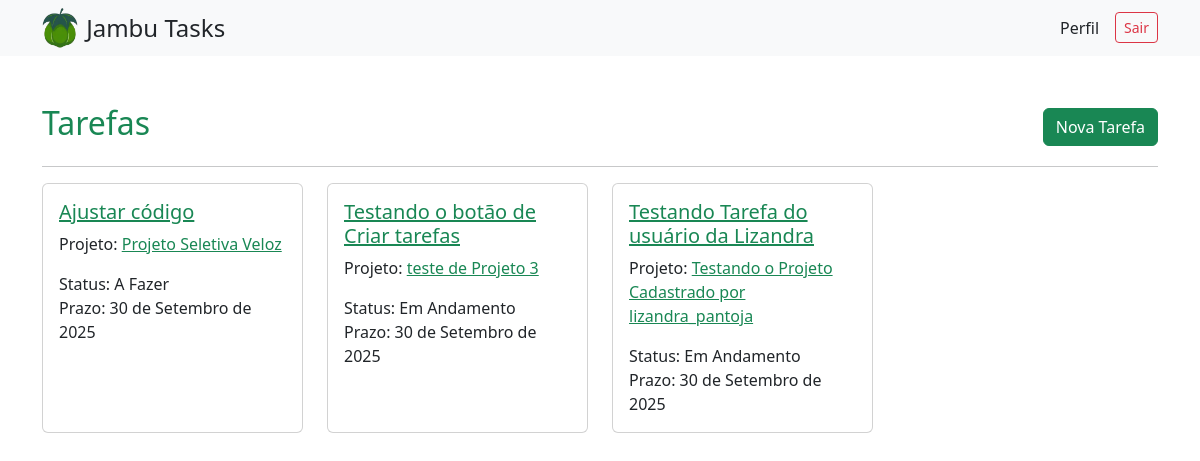
The app's page /tarefas/ (signed in), older data.
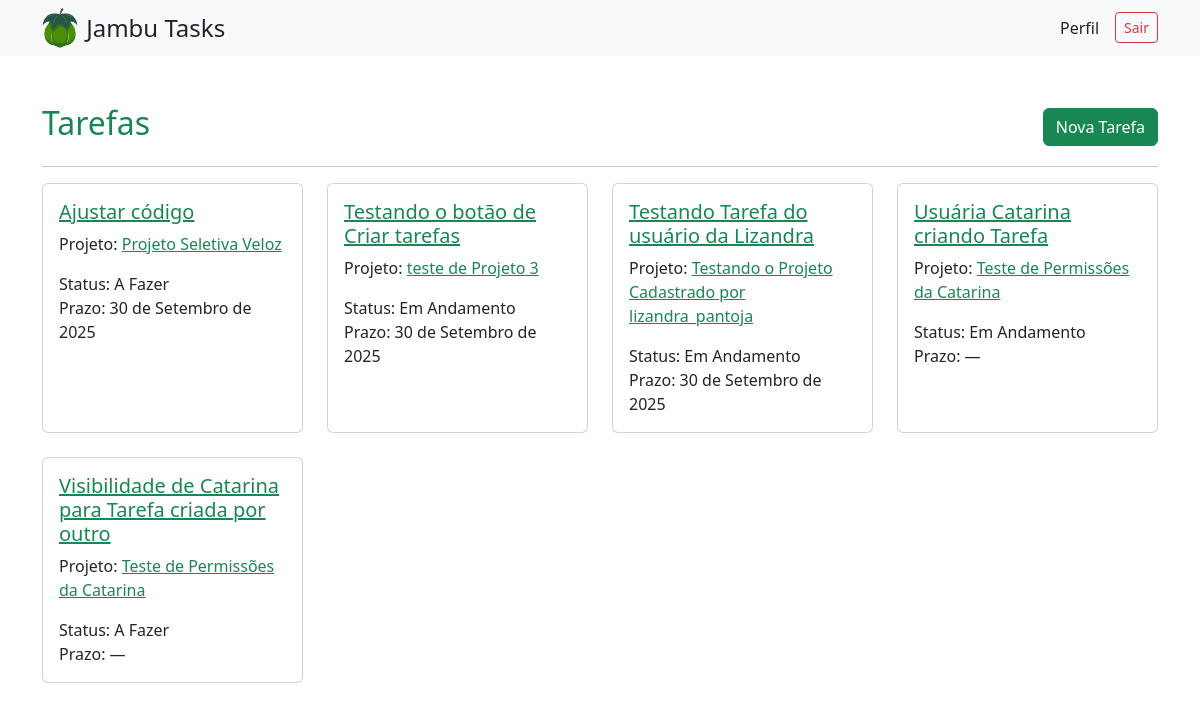
The same page, newer data.
### tarefas/models.py (models this page shows, shortened)
class Tarefa(models.Model):
    STATUS = [
        ('a_fazer', 'A Fazer'),
        ('em_andamento', 'Em Andamento'),
        ('concluida', 'Concluída'),
    ]
    nome = models.CharField("Nome", max_length=200, default="Sem nome")
    detalhes = models.TextField("Detalhes", blank=True)
    projeto = models.ForeignKey(Projeto, on_delete=models.CASCADE, verbose_name="Projeto")
    responsavel = models.ForeignKey(User, on_delete=models.SET_NULL, null=True, blank=True, related_name='minhas_tarefas', verbose_name="Responsável")
    prazo = models.DateField("Prazo", null=True, blank=True)
    status = models.CharField("Status", max_length=20, choices=STATUS, default='a_fazer')
    criado_em = models.DateTimeField("Criado em", auto_now_add=True)

### projetos/models.py (models this page shows, shortened)
class Projeto(models.Model):
    titulo = models.CharField("Título", max_length=200, default="Sem título")
    descricao = models.TextField("Descrição", blank=True)
    participantes = models.ManyToManyField(
        User,
        related_name="projetos",
        blank=True,
        verbose_name="Participantes"
    )
    criador = models.ForeignKey(
        User,
        on_delete=models.SET_NULL,
        null=True,
        related_name='projetos_criados',
        verbose_name="Criador"
    )
    criado_em = models.DateTimeField("Criado em", auto_now_add=True)

### tarefas/views.py (the view)
# urls.py: path('', ListaTarefas.as_view(), name='lista_tarefas'),
class ListaTarefas(LoginRequiredMixin, generic.ListView):
    model = Tarefa
    template_name = 'tarefas/lista_tarefas.html'
    context_object_name = 'tarefas'
    ordering = ['-criado_em']
    permission_required = 'tarefas.view_tarefa'
    def get_queryset(self):
        user = self.request.user
        return Tarefa.objects.filter(
            models.Q(responsavel=user) |  # se a tarefa tem responsável
            models.Q(projeto__criador=user) |  # se o user é criador do projeto
            models.Q(projeto__participantes=user)  # se o user é participante do projeto
        ).distinct()
    def get_context_data(self, **kwargs):
        contexto = super().get_context_data(**kwargs)
        contexto['projetos'] = Projeto.objects.filter(
            models.Q(criador=self.request.user) | models.Q(participantes=self.request.user)
        ).distinct()
        return contexto

### tarefas/templates/tarefas/lista_tarefas.html
{% extends "base.html" %}
{% block content %}
<div class="container mt-4">
  <div class="d-flex justify-content-between align-items-center">
    <h2 class="text-success">Tarefas</h2>
    <a class="btn btn-success" href="{% url 'tarefas:criar_tarefa' %}">Nova Tarefa</a>
  </div>
  <hr>
  <div class="row">
    {% for tarefa in tarefas %}
      <div class="col-md-3 mb-4">
        <div class="card h-100">
          <div class="card-body">
            <h5 class="card-title">
              <a class="text-success" href="{% url 'tarefas:detalhe_tarefa' tarefa.pk %}">{{ tarefa.nome }}</a>
            </h5>
            <p class="card-text">
              Projeto: <a class="text-success" href="{% url 'projetos:detalhe' tarefa.projeto.pk %}">{{ tarefa.projeto.titulo }}</a>
            </p>
            <p class="card-text">
              Status: {{ tarefa.get_status_display }}<br>
              Prazo: {{ tarefa.prazo|default:"—" }}
            </p>
          </div>
        </div>
      </div>
    {% empty %}
      <div class="col-12">
        <p>Sem tarefas cadastradas.</p>
      </div>
    {% endfor %}
  </div>
</div>
{% endblock %}

### templates/base.html (shortened to what this page needs)
{% load static %}
<!doctype html>
<html lang="pt-br">
  <head>
    <link href="https://cdn.jsdelivr.net/npm/bootstrap@5.3.2/dist/css/bootstrap.min.css" rel="stylesheet">
  </head>
  <body>
    <nav class="navbar navbar-expand-lg navbar-light bg-light">
      <div class="container d-flex justify-content-between align-items-center">
        <div class="d-flex align-items-center">
          <img class="img-fluid me-2" style="max-height: 40px;" src="{% static 'logo_jambu_clean.png' %}" alt="Logo Jambu Tasks">
          <h4 class="mb-0">Jambu Tasks</h4>
        </div>
        {% if user.is_authenticated %}
          <div class="d-flex align-items-center gap-3">
            <a href="{% url 'usuarios:perfil' %}" class="nav-link">Perfil</a>
            <form method="post" action="{% url 'usuarios:sair' %}" class="d-inline">
              <button type="submit" class="btn btn-outline-danger btn-sm">Sair</button>
            </form>
          </div>
        {% endif %}
      </div>
    </nav>
    <main class="py-4">
      {% block content %}{% endblock %}
    </main>
  </body>
</html>

Row changes from the older to the newer data that the page shows:
added Tarefa: nome "Usuária Catarina criando Tarefa", projeto.titulo "Teste de Permissões da Catarina", status "Em Andamento", prazo "—"
added Tarefa: nome "Visibilidade de Catarina para Tarefa criada por outro", projeto.titulo "Teste de Permissões da Catarina", status "A Fazer", prazo "—"
